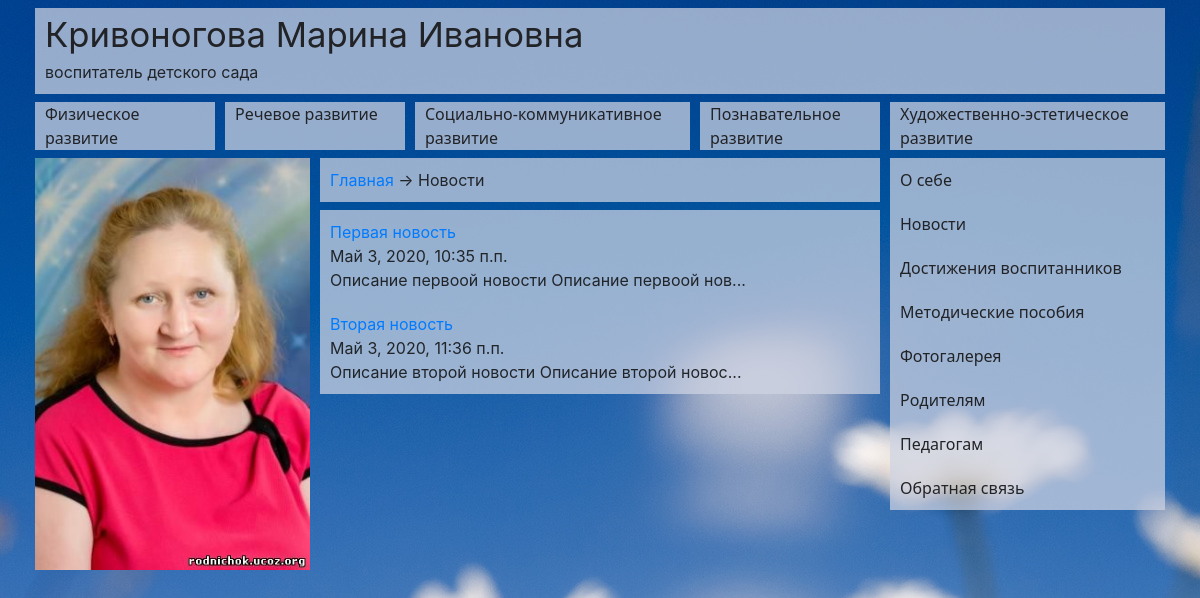
Page /news/ on the committed database.
### news/models.py (models this page shows, shortened)
class News(models.Model):
    created_at = models.DateTimeField(verbose_name='Дата создания', auto_now_add=True)
    title = models.CharField(verbose_name='Заголовок', max_length=255)
    text = RichTextField(verbose_name='Текст новости')
    class Meta:
        verbose_name_plural = 'Новости'
        verbose_name = 'Новости'
    def get_anons(self):
        return self.text[:50]

### news/views.py (the view)
# urls.py: path('', NewsListView.as_view(), name='news_list'),
class NewsListView(ListView):
    template_name = 'news.html'
    model = News
    context_object_name = 'news'
    def get_queryset(self):
        return self.model.objects.all()
    def get_context_data(self, **kwargs):
        kwargs = super(NewsListView, self).get_context_data(**kwargs)
        kwargs['breadcrumbs'] = self.get_breadcrumbs()
        return kwargs
    def get_breadcrumbs(self):
        return [{
            'title': 'Новости',
            'url': reverse('news_list')
        }]

### news/templates/news.html
{% extends 'base.html' %}
{% load static %}
{% block body %}
    <div class="row mt-2">
        <div class="col-3">
            <img class="img-fluid" src={% static "css/educator/iam.jpg" %}>
        </div>
        <div class="col-6">
            {% include 'templatetags/breadcrumbs.html' %}
            {% for news_piece in news %}
                <div class="stylized">
                    <div>
                        <a href="{% url 'news_detail' news_piece.id %}">{{ news_piece.title }}</a>
                    </div>
                    <div>
                        {{ news_piece.created_at }}
                    </div>
                    <div>
                        {{ news_piece.get_anons | safe }}...
                    </div>
                </div>
            {% endfor %}
        </div>
        <div class="col-3">
            {% include 'aside_menu.html' %}
        </div>
    </div>
{% endblock %}

### templates/base.html (shortened to what this page needs)
<!DOCTYPE html>
<html lang="en">
<head>
    {% include "stylesheets.html" %}
</head>
<body>
    <div class="container">
        {% include 'header.html' %}
        {% block body %}{% endblock %}
    </div>
</body>
</html>

### templates/stylesheets.html (shortened to what this page needs)
{% load static %}
<link rel="stylesheet" href="{% static "css/application.css" %}">
<link rel="stylesheet" href="{% static 'css/bem-elements/gallery/gallery-grid.css' %}">
<link rel="stylesheet" href="https://cdnjs.cloudflare.com/ajax/libs/baguettebox.js/1.8.1/baguetteBox.min.css">

### templates/header.html
{% load thumbnail static %}
<div class="row mt-2">
    <div class="col">
        <div class="header">
            <div class="header__item">
                    <a class="header__main_text" href="{% url 'main' %}">Кривоногова Марина Ивановна</a>
                <div class="header__small_text">
                    воспитатель детского сада
                </div>
            </div>
        </div>
    </div>
</div>
<div class="row mt-2">
    <div class="col-2">
        <div class="header__menu__item">
            <a class="header__menu__item__link edhover" href="{% url 'pages' 'fizicheskoe-razvitie'%}">Физическое развитие</a>
        </div>
    </div>
    <div class="col-2">
        <div class="header__menu__item">
            <a class="header__menu__item__link edhover" href="{% url 'pages' 'rechevoe-razvitie'%}">Речевое развитие</a>
        </div>
    </div>
    <div class="col-3">
        <div class="header__menu__item">
            <a class="header__menu__item__link edhover" href="{% url 'pages' 'socialno-kommunikativnoe-razvitie'%}">Социально-коммуникативное развитие</a>
        </div>
    </div>
    <div class="col-2">
        <div class="header__menu__item">
            <a class="header__menu__item__link edhover" href="{% url 'pages' 'poznavatelno-razvitie'%}">Познавательное развитие</a>
        </div>
    </div>
    <div class="col-3">
        <div class="header__menu__item">
            <a class="header__menu__item__link edhover" href="{% url 'pages' 'hudozhestvenno-esteticheskoe-razvitie'%}">Художественно-эстетическое развитие</a>
        </div>
    </div>
</div>

### templates/templatetags/breadcrumbs.html
{% if breadcrumbs %}
    <div class="breadcrumbs stylized mb-2">
        <a href="/" title="Главная">Главная</a>
        {% for b in breadcrumbs %}
            ->
            {% if not forloop.last %}
                <a href="{{ b.url }}" title="{{ b.title }}">{{ b.title }}</a>
            {% else %}
                <span class="last">{{ b.title }}</span>
            {% endif %}
        {% endfor %}
    </div>
{% endif %}

### templates/aside_menu.html
<div class="aside_menu">
    <div class="aside_menu__item">
        <a href="{% url 'pages' 'o-sebe' %}" class="aside_menu__item__link edhover">О себе</a>
    </div>
    <div class="aside_menu__item">
        <a href="{% url 'news_list' %}" class="aside_menu__item__link edhover">Новости</a>
    </div>
    <div class="aside_menu__item">
        <a href="{% url 'pages' 'dostizheniya-vospitannikov' %}" class="aside_menu__item__link edhover">Достижения воспитанников</a>
    </div>
    <div class="aside_menu__item">
        <a href="{% url 'pages' 'metodicheskie-posobiya' %}" class="aside_menu__item__link edhover">Методические пособия</a>
    </div>
    <div class="aside_menu__item">
        <a href="{% url 'gallery' %}" class="aside_menu__item__link edhover">Фотогалерея</a>
    </div>
    <div class="aside_menu__item">
        <a href="{% url 'pages' 'roditelyam' %}" class="aside_menu__item__link edhover">Родителям</a>
    </div>
    <div class="aside_menu__item">
        <a href="{% url 'pages' 'pedagogam' %}" class="aside_menu__item__link edhover">Педагогам</a>
    </div>
    <div class="aside_menu__item">
        <a href="{% url 'feedback' %}" class="aside_menu__item__link edhover">Обратная связь</a>
    </div>
</div>

### rows in the picture
News: title "Первая новость", created_at "Май 3, 2020, 10:35 п.п.", get_anons "Описание первоой новости Описание первоой нов"
News: title "Вторая новость", created_at "Май 3, 2020, 11:36 п.п.", get_anons "Описание второй новости Описание второй новос"

### other values in the picture
{{ b.title }} "Новости"
